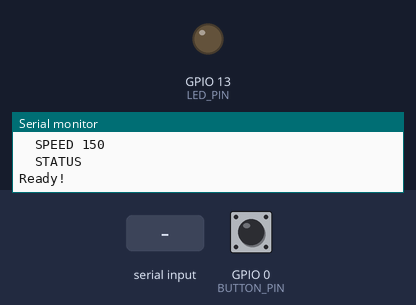
Bench run of a program on a simulated ESP32-S3. Parts: output pins drawn as LEDs (lit = HIGH), the last lines printed to the serial monitor. The test bench sets the inputs (shaded band); at power-on: GPIO 0 (BUTTON_PIN) HIGH.

Above: at 1.2 s.
1.3 s: GPIO 0 (BUTTON_PIN) pulled LOW for 0.15 s
At 3.4 s:
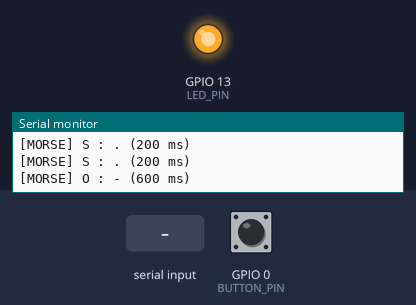
4.4 s: "STOP\n" received over Serial
At 4.4 s:
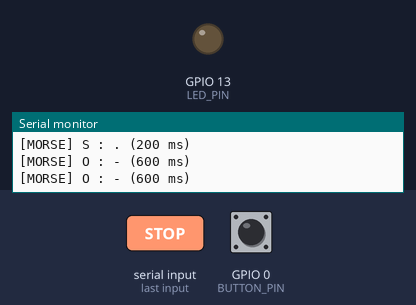
5.9 s: "START\n" received over Serial
At 7.9 s:
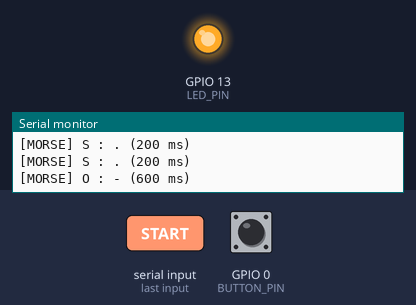
8.9 s: GPIO 0 (BUTTON_PIN) pulled LOW for 1 s
At 10.2 s:
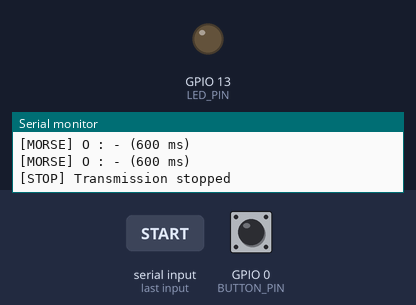
Timing chart, 0 to 11.9 s (numbered marks = the images above; inputs shaded):
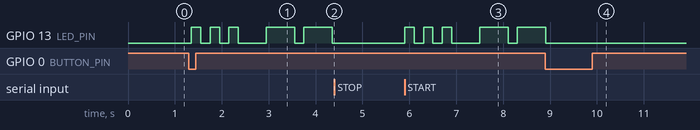

Measured:
- after the input at 1.3 s, GPIO 13 (LED_PIN): LOW → HIGH after 0.05 s, → LOW 0.20 s later, → HIGH 0.20 s later, → LOW 0.20 s later, … (10 changes in this stretch)
- after the input at 4.4 s, GPIO 13 (LED_PIN): stays LOW (without the input it goes to HIGH after 0.15 s)
- after the input at 5.9 s, GPIO 13 (LED_PIN): LOW → HIGH at once, → LOW 0.20 s later, → HIGH 0.20 s later, → LOW 0.20 s later, … (9 changes in this stretch)
- after the input at 8.9 s, GPIO 13 (LED_PIN): goes on until 8.9 s, then stays LOW

The program:

main.cpp
```cpp
#include <Arduino.h>
#include "MorseTransmitter.h"

constexpr uint8_t LED_PIN = 13;
constexpr uint8_t BUTTON_PIN = 0;

MorseTransmitter morse(LED_PIN);

bool lastButtonReading = HIGH;
bool stableButtonState = HIGH;

uint32_t lastDebounceTime = 0;
constexpr uint32_t DEBOUNCE_MS = 50;

String inputBuffer;

void handleButton() {
  bool reading = digitalRead(BUTTON_PIN);

  if (reading != lastButtonReading) {
    lastDebounceTime = millis();
  }

  if (millis() - lastDebounceTime > DEBOUNCE_MS) {
    if (reading != stableButtonState) {
      stableButtonState = reading;

      if (stableButtonState == LOW) {
        morse.toggle();
      }
    }
  }

  lastButtonReading = reading;
}

void handleCommand(String command) {
  command.trim();

  String upper = command;
  upper.toUpperCase();

  if (upper == "START") {
    morse.start();
  }
  else if (upper == "STOP") {
    morse.stop();
  }
  else if (upper == "STATUS") {
    morse.printStatus();
  }
  else if (upper.startsWith("MSG ")) {
    morse.setMessage(
      command.substring(4)
    );
  }
  else if (upper.startsWith("SPEED ")) {
    String value = command.substring(6);
    value.trim();

    bool valid = !value.isEmpty();

    for (size_t i = 0; i < value.length(); i++) {
      if (!isDigit(value[i])) {
        valid = false;
        break;
      }
    }

    if (valid) {
      unsigned long speed = value.toInt();

      if (speed >= 25 && speed <= 400) {
        morse.setSpeed(
          static_cast<uint16_t>(speed)
        );
      } else {
        Serial.println("[ERROR] Speed: 25..400");
      }
    } else {
      Serial.println("[ERROR] Invalid speed");
    }
  }
  else {
    Serial.println("[ERROR] Unknown command");
  }
}

void handleSerial() {
  while (Serial.available()) {
    char c = Serial.read();

    if (c == '\n' || c == '\r') {
      if (!inputBuffer.isEmpty()) {
        handleCommand(inputBuffer);
        inputBuffer = "";
      }
    }
    else if (inputBuffer.length() < 128) {
      inputBuffer += c;
    }
  }
}

void setup() {
  Serial.begin(115200);

  pinMode(BUTTON_PIN, INPUT_PULLUP);

  morse.init();
  morse.setMessage("SOS");

  Serial.println("\n=== MORSE TRANSMITTER ===");
  Serial.println("BOOT button: START / STOP");
  Serial.println("Commands:");
  Serial.println("  START");
  Serial.println("  STOP");
  Serial.println("  MSG HELLO WORLD");
  Serial.println("  SPEED 150");
  Serial.println("  STATUS");

  Serial.println("\nReady!");
}

void loop() {
  handleButton();
  handleSerial();
  morse.update();
}
```

MorseTransmitter.cpp
```cpp
#include "MorseTransmitter.h"

MorseTransmitter::MorseTransmitter(uint8_t ledPin) : _ledPin(ledPin) {}

void MorseTransmitter::init() {
    pinMode(_ledPin, OUTPUT);
    digitalWrite(_ledPin, LOW);

    buildSignals();
}

const char* MorseTransmitter::getMorse(char c) const {
    static const char* codes[] = {
        ".-", "-...", "-.-.", "-..", ".", "..-.",
        "--.", "....", "..", ".---", "-.-", ".-..",
        "--", "-.", "---", ".--.", "--.-", ".-.",
        "...", "-", "..-", "...-", ".--", "-..-",
        "-.--", "--.."
    };

    static const char* digits[] = {
        "-----", ".----", "..---", "...--", "....-",
        ".....", "-....", "--...", "---..", "----."
    };

    if (c >= 'A' && c <= 'Z') {
        return codes[c - 'A'];
    }

    if (c >= '0' && c <= '9') {
        return digits[c - '0'];
    }

    return nullptr;
}

void MorseTransmitter::buildSignals() {
    _signals.clear();

    // Remove white spaces
    _message.trim();
    _message.toUpperCase();

    bool firstLetter = true;
    bool wordGap = false;

    for (size_t i = 0; i < _message.length(); i++) {
        char letter = _message[i];

        if (letter == ' ') {
            wordGap = true;
            continue;
        }

        const char* code = getMorse(letter);

        if (code == nullptr) {
            continue;
        }

        // Pause between letters or words
        if (!firstLetter) {
            _signals.push_back({
                false,
                static_cast<uint16_t>(
                    wordGap ? 1400 : 600
                ),
                ' ',
                letter
            });
        }

        firstLetter = false;
        wordGap = false;

        for (size_t j = 0; code[j] != '\0'; j++) {
            char symbol = code[j];

            // Dot or dash
            _signals.push_back({
                true,
                static_cast<uint16_t>(
                    symbol == '.' ? 200 : 600
                ),
                symbol,
                letter
            });

            // Pause between letter elements
            if (code[j + 1] != '\0') {
                _signals.push_back({
                    false, 200, ' ', letter
                });
            }
        }
    }

    // Pause between messages
    if (!_signals.empty()) {
        _signals.push_back({
            false, 1400, ' ', ' '
        });
    }

    _index = 0;
}

uint32_t MorseTransmitter::scaledDuration(uint16_t duration) const {
    return static_cast<uint32_t>(duration) * 100 / _speed;
}

void MorseTransmitter::applySignal() {
    const Signal& signal = _signals[_index];

    digitalWrite(
        _ledPin,
        signal.ledOn ? HIGH : LOW
    );

    if (signal.ledOn) {
        Serial.printf(
            "[MORSE] %c : %c (%lu ms)\n",
            signal.letter,
            signal.symbol,
            static_cast<unsigned long>(
                scaledDuration(signal.duration)
            )
        );
    }
}

void MorseTransmitter::update() {
    if (!_running || _signals.empty()) {
        return;
    }

    const Signal& signal = _signals[_index];

    if (millis() - _startedAt <
        scaledDuration(signal.duration)) {
        return;
    }

    _index++;

    if (_index >= _signals.size()) {
        _index = 0;
        _messageCount++;

        if (_message == "SOS") {
            _sosCount++;
        }

        Serial.printf(
            "\n[DONE] Messages counter: %lu | Msg SOS counter: %lu\n\n",
            static_cast<unsigned long>(_messageCount),
            static_cast<unsigned long>(_sosCount)
        );
    }

    _startedAt = millis();
    applySignal();
}

void MorseTransmitter::start() {
    if (_running || _signals.empty()) {
        return;
    }

    _running = true;
    _index = 0;
    _startedAt = millis();

    Serial.println("\n[START] " + _message);
    applySignal();
}

void MorseTransmitter::stop() {
    if (!_running) {
        return;
    }

    _running = false;
    digitalWrite(_ledPin, LOW);

    Serial.println("[STOP] Transmission stopped");
}

void MorseTransmitter::toggle() {
    if (_running) {
        stop();
    } else {
        start();
    }
}

void MorseTransmitter::setMessage(String message) {
    message.trim();
    message.toUpperCase();

    if (message.isEmpty()) {
        Serial.println("[ERROR] Empty message");
        return;
    }

    stop();
    _message = message;

    buildSignals();

    Serial.println("[MSG] " + _message);
}

void MorseTransmitter::setSpeed(uint16_t percent) {
    if (percent < 25 || percent > 400) {
        Serial.println(
            "[ERROR] Speed must be 25..400"
        );
        return;
    }

    bool wasRunning = _running;
    stop();

    _speed = percent;

    Serial.printf(
        "[SPEED] %u%%\n", _speed
    );

    if (wasRunning) {
        start();
    }
}

bool MorseTransmitter::isRunning() const {
    return _running;
}

uint32_t MorseTransmitter::getSosCount() const {
    return _sosCount;
}

void MorseTransmitter::printStatus() const {
    Serial.println("\n--- STATUS ---");
    Serial.println("Message: " + _message);

    Serial.printf("Speed: %u%%\n", _speed);

    Serial.printf(
        "Running: %s\n",
        _running ? "YES" : "NO"
    );

    Serial.printf(
        "Messages: %lu\n",
        static_cast<unsigned long>(_messageCount)
    );

    Serial.printf(
        "SOS count: %lu\n",
        static_cast<unsigned long>(_sosCount)
    );

    Serial.println("--------------\n");
}
```

MorseTransmitter.h
```cpp
#pragma once

#include <Arduino.h>
#include <vector>

class MorseTransmitter {
    public:
        explicit MorseTransmitter(uint8_t ledPin);

        void init();
        void update();
        void start();
        void stop();
        void toggle();
        void setMessage(String message);
        void setSpeed(uint16_t percent);
        void printStatus() const;

        bool isRunning() const;

        uint32_t getSosCount() const;

    private:
        struct Signal {
            bool ledOn;
            uint16_t duration;
            char symbol;
            char letter;
        };

        uint8_t _ledPin;
        bool _running = false;

        String _message = "SOS";
        uint16_t _speed = 100;

        uint32_t _sosCount = 0;
        uint32_t _messageCount = 0;

        std::vector<Signal> _signals;

        size_t _index = 0;
        uint32_t _startedAt = 0;

        const char* getMorse(char c) const;

        void buildSignals();
        void applySignal();

        uint32_t scaledDuration(uint16_t duration) const;
};
```
